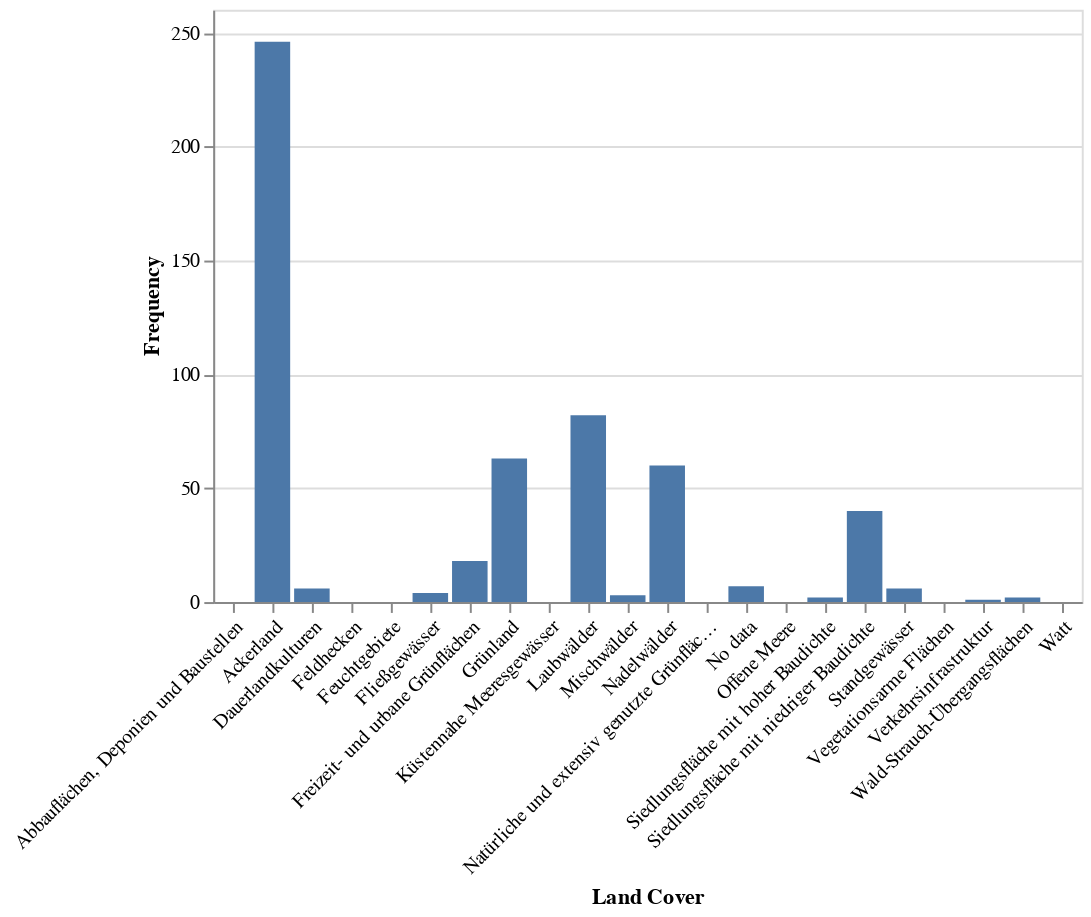

Notebook code for this chart:
### Code cell
#Request the plot from Geo Engine
plot_calopteryx_splendens = workflow_calopteryx_splendens_full_öko.plot_chart(
    ge.QueryRectangle(
        ge.BoundingBox2D(5.852490, 47.271121, 15.022059, 55.065334),
        ge.TimeInterval(start_time, end_time),
        resolution=ge.SpatialResolution(0.1, 0.1),
        srs="EPSG:4326"
    )
)

#Show the plot
alt.Chart.from_dict(plot_calopteryx_splendens.spec)

### Figure 1 — Vega-Lite specification as saved in the notebook (floating-point values rounded to 4 significant figures)
{"config": {"view": {"continuousWidth": 300, "continuousHeight": 300}}, "data": {"name": "data-896805f8107df9fc7f71f8a6ef0c87df"}, "mark": "bar", "encoding": {"x": {"axis": {"labelAngle": -45}, "field": "Land Cover", "type": "nominal"}, "y": {"field": "Frequency", "type": "quantitative"}}, "width": "container", "$schema": "https://vega.github.io/schema/vega-lite/v5.json", "datasets": {"data-896805f8107df9fc7f71f8a6ef0c87df": [{"Frequency": 0, "Land Cover": "Abbauflächen, Deponien und Baustellen"}, {"Frequency": 246, "Land Cover": "Ackerland"}, {"Frequency": 6, "Land Cover": "Dauerlandkulturen"}, {"Frequency": 0, "Land Cover": "Feldhecken"}, {"Frequency": 0, "Land Cover": "Feuchtgebiete"}, {"Frequency": 4, "Land Cover": "Fließgewässer"}, {"Frequency": 18, "Land Cover": "Freizeit- und urbane Grünflächen"}, {"Frequency": 63, "Land Cover": "Grünland"}, {"Frequency": 0, "Land Cover": "Küstennahe Meeresgewässer"}, {"Frequency": 82, "Land Cover": "Laubwälder"}, {"Frequency": 3, "Land Cover": "Mischwälder"}, {"Frequency": 60, "Land Cover": "Nadelwälder"}, {"Frequency": 0, "Land Cover": "Natürliche und extensiv genutzte Grünflächen"}, {"Frequency": 7, "Land Cover": "No data"}, {"Frequency": 0, "Land Cover": "Offene Meere"}, {"Frequency": 2, "Land Cover": "Siedlungsfläche mit hoher Baudichte"}, {"Frequency": 40, "Land Cover": "Siedlungsfläche mit niedriger Baudichte"}, {"Frequency": 6, "Land Cover": "Standgewässer"}, {"Frequency": 0, "Land Cover": "Vegetationsarme Flächen"}, {"Frequency": 1, "Land Cover": "Verkehrsinfrastruktur"}, {"Frequency": 2, "Land Cover": "Wald-Strauch-Übergangsflächen"}, {"Frequency": 0, "Land Cover": "Watt"}]}}
